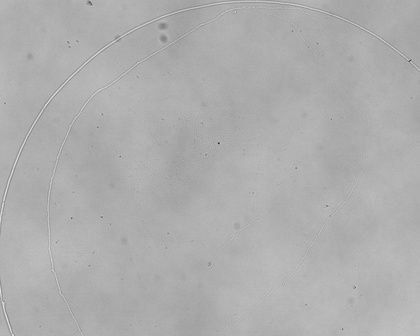
%> input picture data2-albumin/All images/OA_1_C001H001S0001000001.jpg, 420 x 336 px, shrunk from 1280 x 1024 before the run; its folder holds only this picture in this run
$ octave --eval "main_voronoi;"   (GNU Octave 9; MATLAB toolbox functions it lacks are replaced by stand-ins)
%> lines starting %> are read from the running program, lines starting %| are printed output that depends on the picture
%> in main_voronoi, image is the input picture: size 336x420 uint8; min 43, max 229, mean 174.2
### Crack analysis/standardize.m
function img=standardize(img)

    %figure
    imshow(img)

    %figure
    %imhist(img)

    [counts, bin_locations] = imhist(img);
%> counts = 256 values, max 11321 at index 174, min 0 at index 1, mean 551.2; bin_locations = 256 values from 0 to 255

    max_intensity = max(counts);
%> max_intensity = 11321
    max_intensity_location = find(counts == max_intensity);
%> max_intensity_location = 174

    % check if the intensity is greater in the dark or light intensity
    indicies = find(counts < 1000);
%> indicies = 234 values from 1 to 256
    dark_indicies = indicies(find(indicies < max_intensity_location));
%> dark_indicies = 164 values from 1 to 164
    light_indicies = indicies(find(indicies > max_intensity_location));
%> light_indicies = 70 values from 187 to 256
    total_dark = mean(counts(dark_indicies));
%> total_dark = 24.18
    total_light = mean(counts(light_indicies));
%> total_light = 36.89

    % label the image if the details are in black (dark) or white (light)
    if (total_dark < total_light)
        image_type = "light";
    else
        image_type = "dark";
    end


    if (image_type == "light")
        [x, y] = find(img < max_intensity_location + 15);
%> x = 139927 values from 1 to 336; y = 139927 values from 1 to 420
        % make background black then invert the image
        for element = 1:length(x)
            xindex = x(element);
            yindex = y(element);
            img(xindex, yindex) = 0;
        end
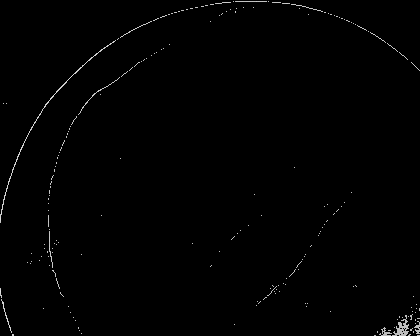
%> img: size 336x420 uint8; min 0, max 229, mean 1.7


    elseif (image_type == "dark")
        % make backgrund white
            [x, y] = find(img > max_intensity_location - 60);
            for element = 1:length(x)
                xindex = x(element);
                yindex = y(element);
                img(xindex, yindex) = 255;
            end
            img = imcomplement(img);
    end

    %figure
    %imshow(img)

end

### Crack analysis/get_skeleton.m
function skeleton=get_skeleton(image, show)

    image = standardize(image);
    if show
        figure
        imshow(image)
    end
    image = imbinarize(image);
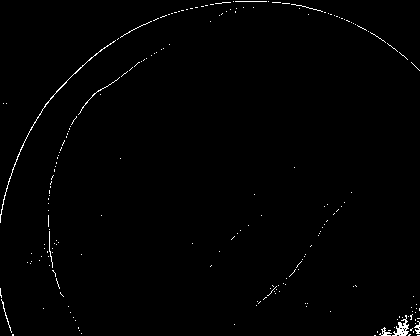
%> image: size 336x420 logical; 0.85% white in thin lines or dots
    if show
        figure
        imshow(image)
    end

    %remove white areas of less than a number of pixels
    image = bwareaopen(image, 20);
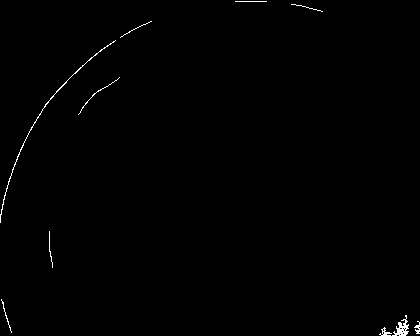
%> image: size 336x420 logical; 0.51% white in thin lines or dots

%> the run ends on the next line
    skeleton = Skeleton3D(image);
    if show
        figure
        imshow(skeleton)
    end

### Crack analysis/main_voronoi.m
function [] = main_voronoi()
    addpath('skeletonization\')
    addpath('voronoi_functions\')

    path = '..\\data2-albumin/All images/';
    image_files = dir(path);
    file_names = image_files;
    % the first two lines in the struct are '.' and '..'
    file_names(1) = [];
    file_names(1) = [];
    file = fopen('CaOx_params_unsat.txt', 'w');
    fprintf(file, 'file, node, defect, ratio, # of sides\n');
    %
    % These files have been edited to show all the images in separate
    % figures. I dont reccomend that you run this iterating over all the
    % images. I used image 8 for the first image in B or 36 for the first
    % image in F

    show = true;

    for index = 1 %1:length(file_names) %replace this with a number to not iterate

        image_name = file_names(index).name;
        image_name = append(path, image_name);

        image = imread(image_name);

        skeleton = get_skeleton(image, show);

        [num_polygons, number_of_sides, angular_defect, ...
                iscoperimetric_ratio, nodes, verticies] = get_voronoi(skeleton, show);

        fprintf(file, file_names(index).name);
        fprintf(file, ', %d, ', nodes);
        %fprintf(file, '%d, ', verticies);
        fprintf(file, '%d, ', angular_defect);
        fprintf(file, '%d, ', iscoperimetric_ratio);
        %fprintf(file, '%d, ', num_polygons);
        fprintf(file, '%d \n', number_of_sides);

        %disp('Next image');

    end

        % write into txt file

    fclose(file);

end
